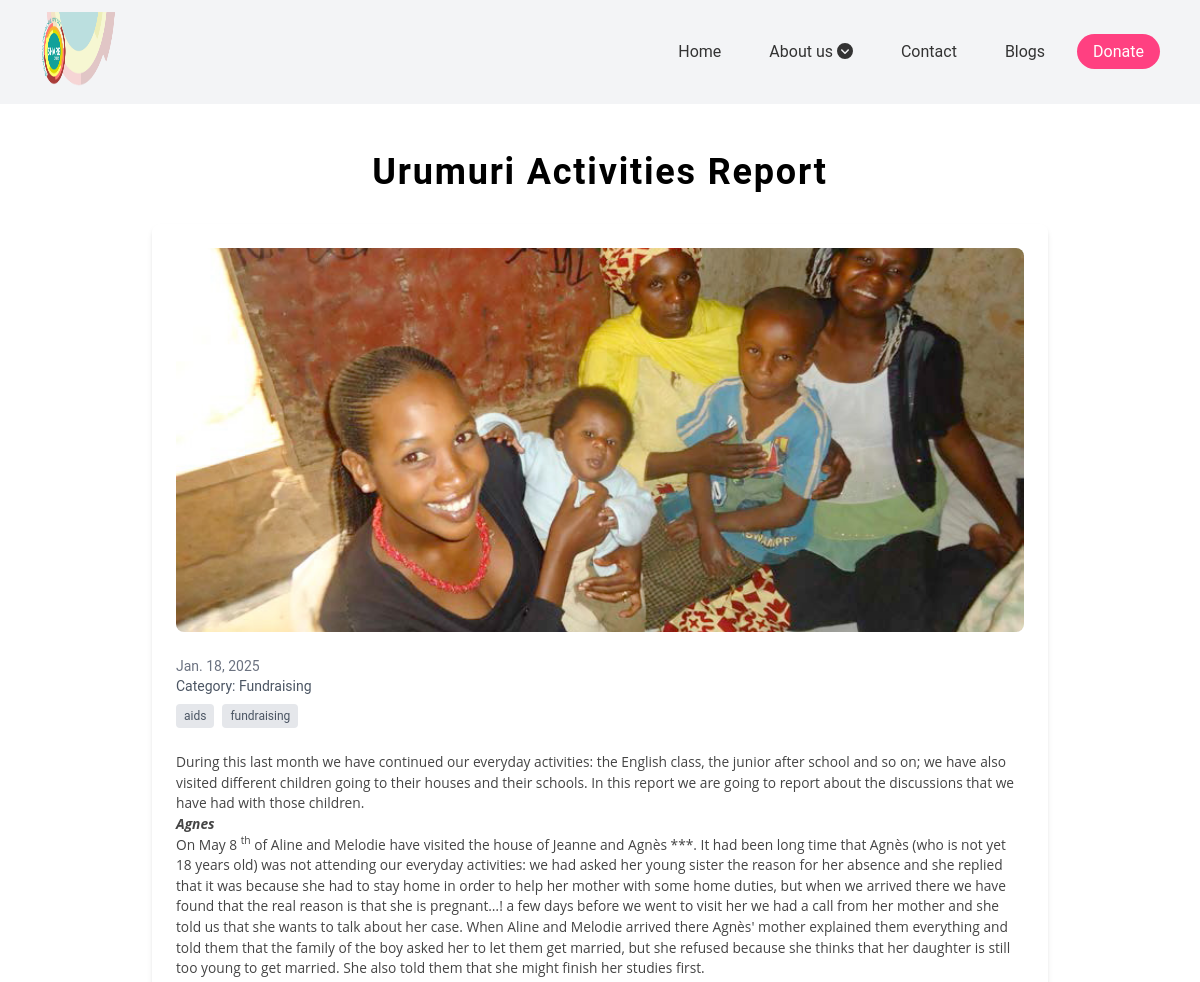
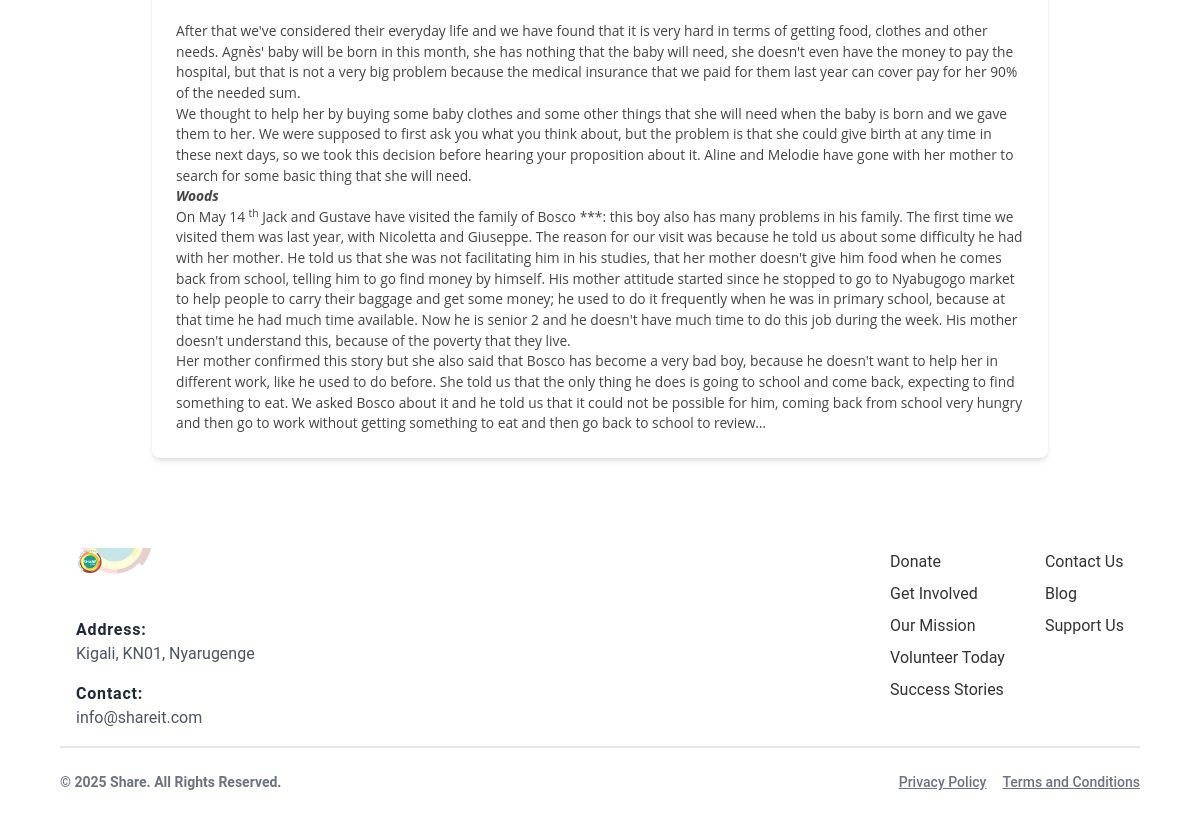
Page /blogs/urumuri-activities-report/ on the committed database (2 pictures, top to bottom).
### Home/models.py (models this page shows, shortened)
class Blog(models.Model):
    title = models.CharField(max_length=200)
    slug = models.SlugField(unique=True, max_length=200, blank=True)
    category = models.CharField(max_length=100)
    date = models.DateField()
    description =  RichTextUploadingField()
    image = models.ImageField(upload_to='blog_images/')
    is_featured=models.BooleanField(default=False)
    tags = models.JSONField(default=list)

### Home/views.py (the view)
# urls.py: path('blogs/<slug:slug>/', blog_detail_view, name='blog_detail'),
def blog_detail_view(request, slug):
    blog = get_object_or_404(Blog, slug=slug)
    return render(request, 'blog_detail.html', {'blog': blog})

### Home/templates/blog_detail.html
{% extends 'base.html' %}
{% block Content %}
<div class="container mx-auto py-12">
    <h1 class="md:text-4xl font-bold text-center mb-8">{{ blog.title }}</h1>
    <div class="max-w-4xl mx-auto bg-white rounded-lg shadow-md p-6">
        <img src="{{ blog.image.url }}" alt="{{ blog.title }}" class="w-full h-96 object-cover rounded-lg mb-6">
        <p class="text-sm text-gray-500">{{ blog.date }}</p>
        <p class="text-sm text-gray-600">Category: {{ blog.category }}</p>
        <div class="flex space-x-2 mt-2">
            {% for tag in blog.tags %}
            <span class="text-xs text-gray-600 bg-gray-200 px-2 py-1 rounded">{{ tag }}</span>
            {% endfor %}
        </div>
        <div class="mt-6 text-gray-800">
            {{ blog.description|safe }}
        </div>
    </div>
</div>
{% include './Sections/footer.html' %}
{% endblock Content %}

### rows in the picture
Blog: title "Urumuri Activities Report", image (picture), date "Jan. 18, 2025", category "Fundraising", description "During this last month we have continued our everyday activities: the English class, the junior after school and so on; we have also visited different children going to their houses and their schools. In this report we are going to report about the discussions that we have had with those children. Agnes On May 8 th of Aline and Melodie have visited the house of Jeanne and Agnès ***. It had been long time that Agnès (who is not yet 18 years old) was not attending our everyday activities: we had asked her young sister the reason for her absence and she replied that it was because she had to stay home in order to help her mother with some home duties, but when we arrived there we have found…"

### other values in the picture
{{ tag }} "aids" "fundraising"
